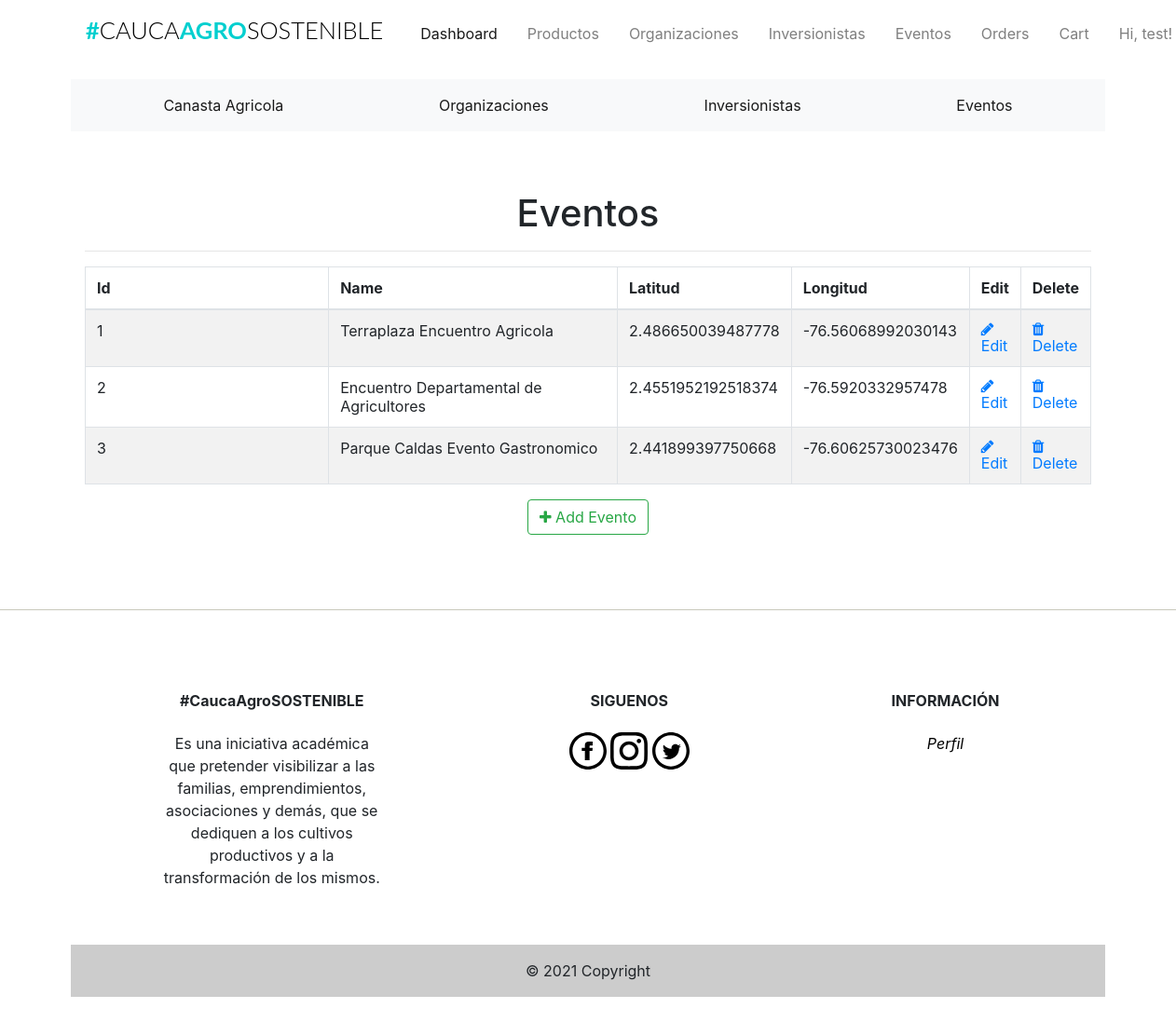
The page /admin/eventos (signed in) on the database as committed earlier.
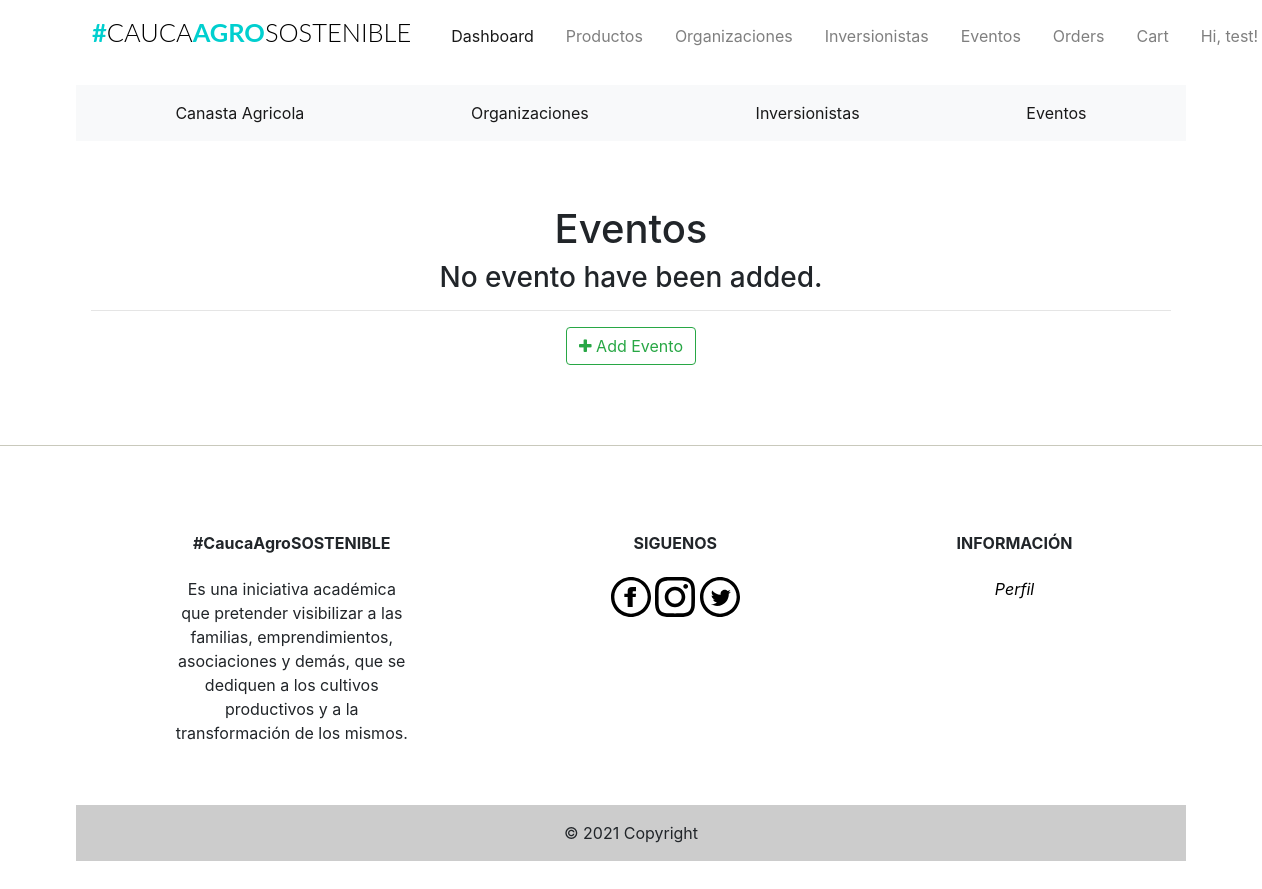
The same page on the database as committed later.
### app/models.py (models this page shows, shortened)
class Eventos(db.Model):
    __tablename__ = 'eventos'
    id = db.Column(db.Integer, primary_key=True)
    evento_name = db.Column(db.String(20), index=True)
    evento_lat = db.Column(db.Float)
    evento_long = db.Column(db.Float)

### app/admin/routes.py (the view)
@admin.route('/eventos', methods=['GET', 'POST'])
@login_required
def list_eventos():
    check_admin()
    eventos = Eventos.query.all()
    return render_template('admin/eventos/eventos.html', title="Eventos", eventos=eventos)

### app/admin/routes.py (called while the page is built)
def check_admin():
    if not current_user.is_admin:
        abort(403)

### app/models.py (called while the page is built)
@login_manager.user_loader
def load_user(id):
    return Users.query.get(int(id))

### app/templates/admin/eventos/eventos.html (shortened to what this page needs)
{% extends "base.html" %}
{% block head %}
<head>
  <link href="//maxcdn.bootstrapcdn.com/font-awesome/4.1.0/css/font-awesome.min.css" rel="stylesheet">
</head>
{% endblock head %}
{% block body %}
<div class="container">
  <div class="outer">
    <div class="middle">
      <div class="inner">
        <br />
        <br />
        <h1 style="text-align:center;">{{ title }}</h1>
        {% if eventos %}
        <hr class="intro-divider">
        <table class="table table-striped table-bordered">
          <thead>
            <tr>
              <th width="45%"> Id </th>
              <th width="45%"> Name </th>
              <th width="15%"> Latitud </th>
              <th width="15%"> Longitud </th>
              <th width="15%"> Edit </th>
              <th width="15%"> Delete </th>
            </tr>
          </thead>
          <tbody>
            {% for evento in eventos %}
            <tr>
              <td> {{ evento.id }} </td>
              <td> {{ evento.evento_name }} </td>
              <td> {{ evento.evento_lat }} </td>
              <td> {{ evento.evento_long }} </td>
              <td>
                <a href="{{ url_for('admin.edit_evento', id=evento.id) }}">
                  <i class="fa fa-pencil"></i> Edit
                </a>
              </td>
              <td>
                <a href="{{ url_for('admin.delete_evento', id=evento.id) }}">
                  <i class="fa fa-trash"></i> Delete
                </a>
              </td>
            </tr>
            {% endfor %}
          </tbody>
        </table>
        <div style="text-align: center">
          {% else %}
          <div style="text-align: center">
            <h3> No evento have been added. </h3>
            <hr class="intro-divider">
            {% endif %}
            <a href="{{ url_for('admin.add_evento') }}" class="btn btn-outline-success">
              <i class="fa fa-plus"></i>
              Add Evento
            </a>
          </div>
        </div>
      </div>
    </div>
  </div>
  {% endblock %}

Rows that differ between the two databases and show on the page:
removed Eventos: id "1", evento_name "Terraplaza Encuentro Agricola", evento_lat "2.486650039487778", evento_long "-76.56068992030143"
removed Eventos: id "2", evento_name "Encuentro Departamental de Agricultores", evento_lat "2.4551952192518374", evento_long "-76.5920332957478"
removed Eventos: id "3", evento_name "Parque Caldas Evento Gastronomico", evento_lat "2.441899397750668", evento_long "-76.60625730023476"
Other text that changed with them:
text no longer shown: "Id Name Latitud Longitud Edit Delete"
text now shown: "No evento have been added."
